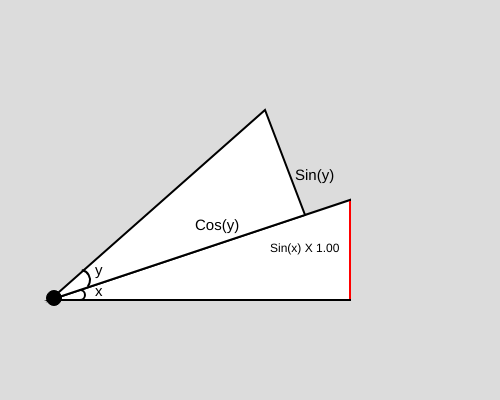
Frame 1 (no input)
Frame 60 (no input): identical to frame 1, image omitted
Frame 120 (the mouse pressed at the canvas centre since frame 60): identical to frame 1, image omitted

The p5.js sketch that drew this single still picture (run headless with seeded random() and noise() and a simulated clock; from frame 60 on, the mouse is pressed at the canvas centre):

// p5.js sketch
// ── sketch.js
let r,g,b,h,height,spl;
let isDragging;
let x=350;
let x1A1=185;
let y1A1=145;
let x2A1=50;
let y2A1=190;
let x1A2=215;
let y1A2=135;
let x2A2=350;
let y2A2=90;

function setup() {
  createCanvas(500, 400);
  h= 100/300;
  spl='Cos(y)';
  
}

function draw() {
  background(220);

  translate(0,100);

  //Triangle with angle X

  TriangleX();

  //Triangle with angle y

  TriangleY();

  //Arc

  ArcX();
  ArcY();
  //Right angle

  //RightAngleX();
  //RightAngleY();

  // Dashed line

  MoveableLine(x,r,g,b);

  // cursor
  mouseHover();

 

  //Resized line height

  heightValue();

  push();
  textSize(15);
  text('x',95,196);
  pop();

  push();
  textSize(15);
  text('y',95,175);
  pop();

  push();
  textSize(15);
  text('Sin(y)',295,80);
  pop();

  push();
  textSize(15);
  text('Cos(y)',195,130);
  pop();

  // Vetex Ellipse

  push();
  fill(0);
  ellipse(54,198,15,15);
  pop();

}

function TriangleX(){
  push();
  strokeWeight(2);
  strokeCap("round");
  triangle(50,200,350,200,350,100);
  pop();
}

function TriangleY(){
  push();
  strokeWeight(2);
  strokeCap("round");
  triangle(50,200,305,115,265,10);
  pop();
}


function ArcX(){
  push();
  noFill();
  strokeWeight(2);
  arc(80,195,10,10,3*PI/2,PI/2);
  pop();
}

function ArcY(){
  push();
  noFill();
  strokeWeight(2);
  arc(80,180,20,20,-PI/2.4,2.2*PI);
  pop();
}

function RightAngleX(){
  push();
    strokeWeight(2);
    rect(340,190,10,10);
  pop();
}

function RightAngleY(){
  push();
    strokeWeight(2);
    rotate(radians(-18.2))
    rect(244,194,10,10);
  pop();
}

function MoveableLine(posX=350,colorR=255,colorG=0,colorB=0){
  push();
   stroke(colorR,colorG,colorB);
   strokeCap('square')
   strokeWeight(2);
   line(posX,198,posX,102 + h * (350-x));
  pop();
}
  

function mouseHover(){
  if(x-5<mouseX && mouseX<x+5 && mouseY<300 && mouseY>200 + h * (350-x)){
    cursor('grab');
  }
  else{
    cursor('pointer')
  }
}

function mousePressed() {
  
  if(x-5<mouseX && mouseX<x+5 && mouseY<300 && mouseY>200 + h * (350-x)){
    isDragging=true;
    r=0;
    g=255;
  }
  else{
    isDragging=false;
  }
}

function mouseDragged(){
    if(isDragging)
      x=mouseX;
    if(x<150)
      x=150;
    if(x>350)
      x=350;
}

function mouseReleased() {
  isDragging=false;
  r=255;
  g=0;
}



function heightValue(){
  height=h*(x-50)/100;
  height=height.toFixed(2);
  if(x===305)
    text('Sin(x) X '+ spl,x-85,152 + h * (350-x)/2);
  else if(x>275)
    text('Sin(x) X '+height,x-80,152 + h * (350-x)/2);
      else
      text('Sin(x) X '+height,x+5,152 + h * (350-x)/2);
  }
